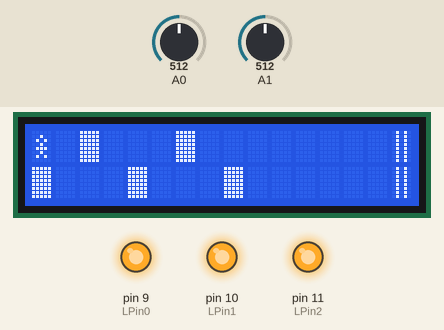
This sketch was run on a simulated Arduino Uno, built with avr-gcc and run on an emulated ATmega328P. On the bench: 16×2 character LCD, output pins drawn as LEDs (lit = HIGH). Inputs (shaded band) come from the test bench; at power-on: A0 = 512, A1 = 512.

Above: at 1.2 s.
1.3 s: A0 set to 407
2.8 s: A0 set to 381
At 5.8 s:
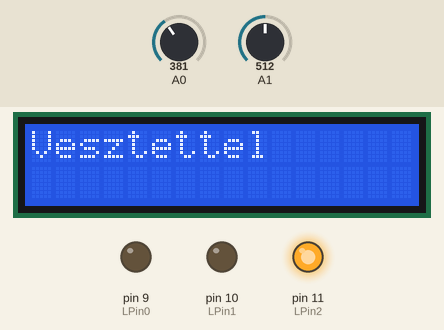
At 16.3 s:
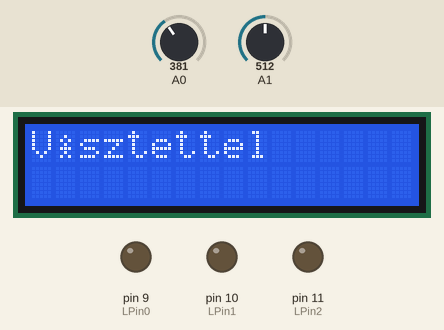
Timing chart, 0 to 16.6 s (numbered marks = the images above; inputs shaded):
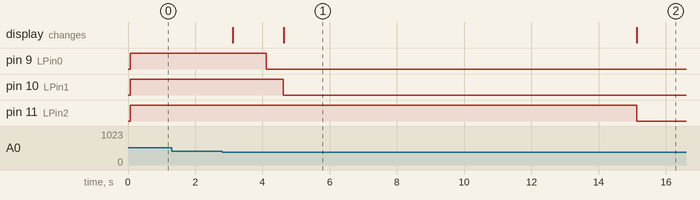

The sketch:

game.ino
```cpp
#include <LiquidCrystal.h>

#include "joystick.h"

byte enemy[8] = {
  B00000,
  B00000,
  B11111,
  B01001,
  B01001,
  B11111,
  B00100,
  B00000,
};

byte bullet[8] = {
  B00000,
  B00000,
  B00000,
  B01110,
  B01110,
  B00000,
  B00000,
  B00000,
};

byte hearth[8] = {
  B00000,
  B00000,
  B01010,
  B10101,
  B10001,
  B01010,
  B00100,
  B00000,
};

byte playerC[8] = {
  B00000,
  B00100,
  B01010,
  B00100,
  B01110,
  B00100,
  B01010,
  B00000,
};

byte deffense[8] = {
  B11111,
  B11111,
  B11111,
  B11111,
  B11111,
  B11111,
  B11111,
  B11111,
};

byte barrel[8] = {
  B11111,
  B10001,
  B10001,
  B10001,
  B10001,
  B10001,
  B10001,
  B11111,
};

byte explosion[8] = {
  B00000,
  B00010,
  B11001,
  B00100,
  B00100,
  B01010,
  B10101,
  B00000,
};

byte finish[8] = {
  B01010,
  B01010,
  B01010,
  B01010,
  B01010,
  B01010,
  B01010,
  B01010,
};

struct Player{
  int x;
  int y;
  unsigned int life;
};

char maplvl1[16][2];

Joystick joystick(A0,A1,8);
LiquidCrystal lcd(1, 2, 4, 5, 6, 7);

int LPin0 = 9;
int LPin1 = 10;
int LPin2 = 11;

Player player;
Player prev;

int mapCounter = 0;

void builder(){
  lcd.clear();
  if(mapCounter < 2){
    for(unsigned int i = 0; i < 16; i++){
      for(unsigned int j = 0; j < 2; j++){
        maplvl1[i][j] = 0;
        if(i % 4 == 0 && j == 1 && i < 10){
          maplvl1[i][j] = 1;
          lcd.setCursor(i,j);
          lcd.write(byte(4));
        }else if(i % 4 == 2 && j == 0 && i < 10){
          maplvl1[i][j] = 1;
          lcd.setCursor(i,j);
          lcd.write(byte(4));
        }
      }
    }

    maplvl1[15][0] = 2;
    maplvl1[15][1] = 2;

    lcd.setCursor(15,0);
    lcd.write(byte(7));
    lcd.setCursor(15,1);
    lcd.write(byte(7));

    if(mapCounter == 1){
      maplvl1[14][0] = 3;
      maplvl1[14][1] = 3;

      lcd.setCursor(14,0);
      lcd.write(byte(3));
      lcd.setCursor(14,1);
      lcd.write(byte(3));
    }
  }
  player.x = 0;
  player.y = 0;

  mapCounter++;
}

void setup() {
  lcd.begin(16,2);
  lcd.createChar(0, playerC);
  lcd.createChar(1, hearth);
  lcd.createChar(2, bullet);
  lcd.createChar(3, enemy);
  lcd.createChar(4, deffense);
  lcd.createChar(5, barrel);
  lcd.createChar(6, explosion);
  lcd.createChar(7, finish);

  player.life = 3;

  pinMode(LPin0, OUTPUT);
  pinMode(LPin1, OUTPUT);
  pinMode(LPin2, OUTPUT);

  digitalWrite(LPin0, HIGH);
  digitalWrite(LPin1, HIGH);
  digitalWrite(LPin2, HIGH);

  builder();

}

void loop() {
  if(player.life < 3){
    digitalWrite(LPin0, LOW);
  }
  if(player.life < 2){
    digitalWrite(LPin1, LOW);
  }
  if(player.life < 1){
    digitalWrite(LPin2, LOW);
  }
  prev.x = player.x;
  prev.y = player.y;
  if(joystick.getX() < 400){
    player.x++;
    if(player.x > 15){
      player.x = 0;
    }
  }else if(joystick.getX() > 700){
    player.x--;
    if(player.x < 0){
      player.x = 15;
    }
  }
  if(joystick.getY() > 700){
    player.y++;
    if(player.y > 2){
      player.y = 1;
    }
  }else if(joystick.getY() < 500){
    player.y--;
    if(player.y < 0){
      player.y = 0;
    }
  }
 for(unsigned int i = 0; i < 16; i++){
    for(unsigned int j = 0; j < 2; j++){
      lcd.setCursor(i,j);
      if(maplvl1[i][j] == 1){
        if(player.x == i && player.y == j){
          player.x = prev.x;
          player.y = prev.y;
          player.life--;
        }
      }else if(maplvl1[i][j] == 2){
        if(player.x == i && player.y == j){
          lcd.clear();

          digitalWrite(LPin0, LOW);
          digitalWrite(LPin1, LOW);
          digitalWrite(LPin2, LOW);

          if(mapCounter == 2){
            lcd.print("Nyertel");
            lcd.setCursor(0,1);
            lcd.print(player.life);
            lcd.print(" Eleted maradt");
            delay(10000);
          }else{
            lcd.print("Sikeres palya");
            lcd.setCursor(0,1);
            lcd.print(player.life);
            lcd.print(" Eleted maradt");

            delay(5000);

            builder();
          }
        }
      }
    }
  }
  if(player.life == 0){
    lcd.clear();
    lcd.print("Vesztettel");
    delay(10000);
  }else{
    lcd.setCursor(prev.x ,prev.y);
    lcd.print(" ");
    lcd.setCursor(player.x ,player.y);
    lcd.write(byte(0));
  }

 delay(500);
 //lcd.clear();
}
```

button.cpp
```cpp
#include <Arduino.h>

#include "button.h"

Button::Button(void){
  this->pin = 0;
  this->sig = 0;
}
Button::Button(int pin){
  this->pin = pin;
  pinMode(pin, INPUT);
}
bool Button::getSig(void){
  return digitalRead(pin);
}
```

button.h
```cpp
#ifndef BUTTON_H
#define BUTTON_H

class Button{
  public:
    Button(void);
    Button(int pin);
    bool getSig(void);
  private:
    int pin;
    bool sig;
};

#endif
```

joystick.cpp
```cpp
#include <Arduino.h>

#include "joystick.h"

Joystick::Joystick(void){
  this->vrXPin = 0;
  this->vrYPin = 0;
  this->swPin = 0;
}
Joystick::Joystick(int vrXPin, int vrYPin, int swPin){
  this->vrXPin = vrXPin;
  this->vrYPin = vrYPin;
  this->swPin = swPin;
  pinMode(this->swPin, INPUT);
  digitalWrite(this->swPin, HIGH);
}
int Joystick::getX(void){
  return analogRead(this->vrXPin);
}
int Joystick::getY(void){
  return analogRead(this->vrYPin);
}
bool Joystick::getSW(void){
  return digitalRead(this->swPin);
}
```

joystick.h
```cpp
#ifndef JOYSTICK_H
#define JOYSTICK_H

class Joystick{
  public:
    Joystick(void);
    Joystick(int vrXPin, int vrYPin, int swPin);
    int getX(void);
    int getY(void);
    bool getSW(void);
  private:
    int vrXPin;
    int vrYPin;
    int swPin;
};

#endif
```

potentiometer.cpp
```cpp
#include <Arduino.h>

#include "potentiometer.h"

Potentiometer::Potentiometer(void){
  this->pin = 0;
}
Potentiometer::Potentiometer(int pin){
  this->pin = pin;
}
int Potentiometer::getSig(void){
  return analogRead(this->pin);
}
```

potentiometer.h
```cpp
#ifndef POTENTIOMETER_H
#define POTENTIOMETER_H

class Potentiometer{
  public:
    Potentiometer(void);
    Potentiometer(int pin);
    int getSig(void);
  private:
    int pin;
};

#endif
```

Measured:
- the behaviour switches between 400 and 399 on A0 (found by bisection; images 0 and 1)
- after the input at 1.3 s, every drawn part: stays the same
- after the input at 2.8 s, pin 9 (LPin0): HIGH → LOW after 1.3 s; pin 10 (LPin1): HIGH → LOW after 1.8 s; pin 11 (LPin2): HIGH → LOW after 12.3 s; the display: first changes after 0.31 s (image 1 shows a later state)
- what the display in image 1 shows lasts 10.5 s, from 4.6 s to 15.1 s
